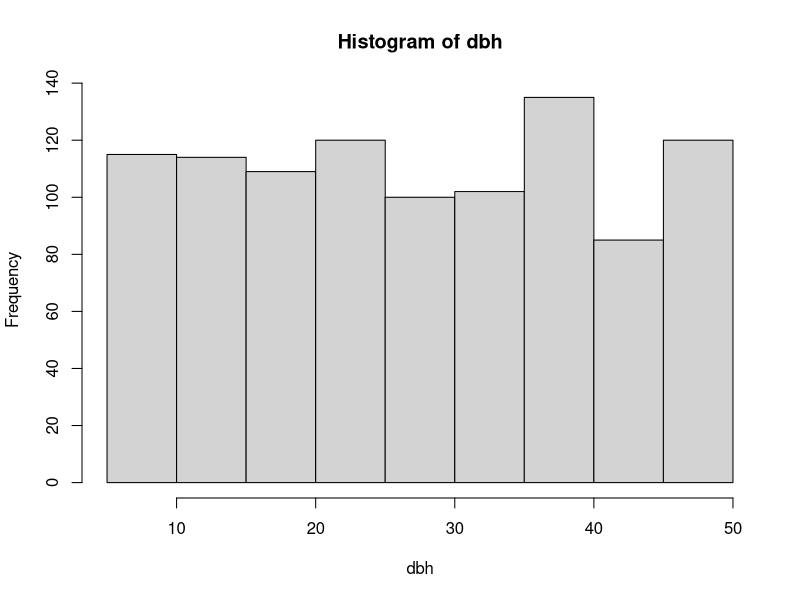
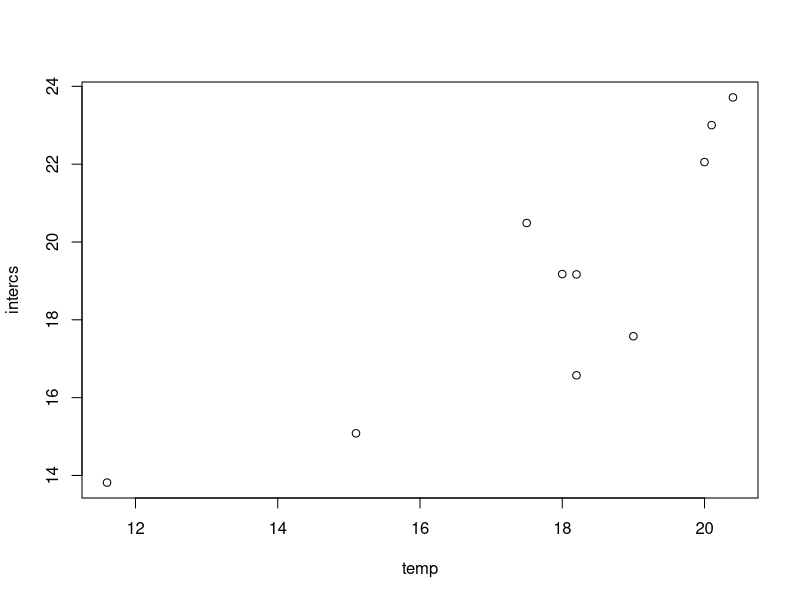
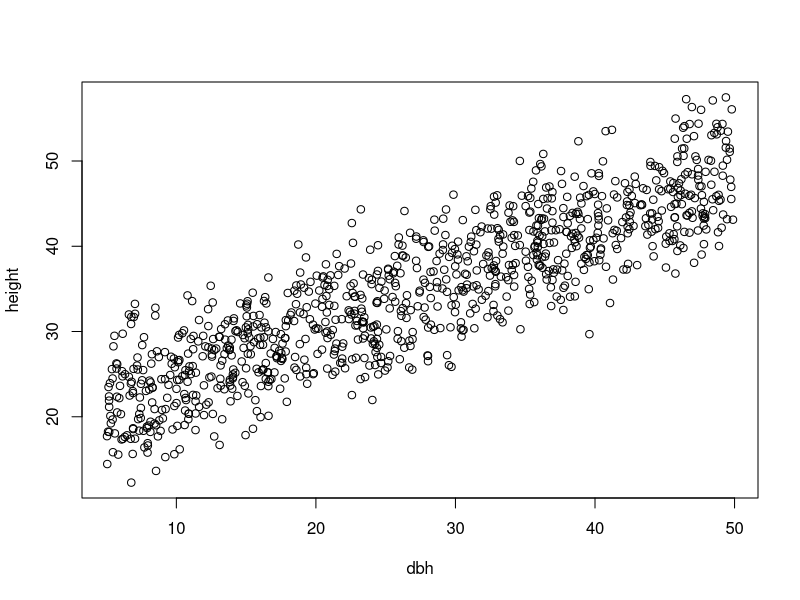
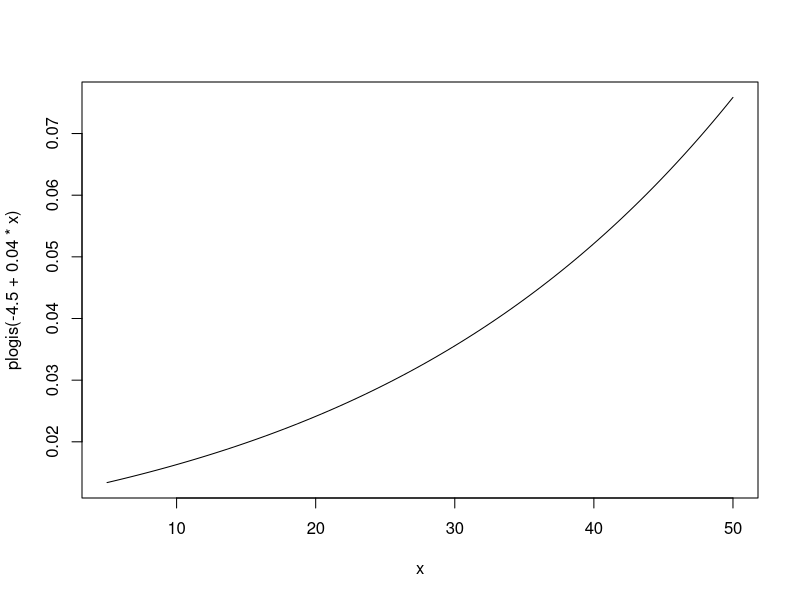

Write R code to recreate these figures, in order.
#header


## Generate fake dataset
dbh <- runif(1000, 5, 50)
hist(dbh)
#temp <- runif(10, 5, 20)
temp <- c(15.1, 18.0, 18.2, 20.4, 20.0, 20.1, 17.5, 11.6, 18.2, 19)
#temp.c <- temp - mean(temp)
plot.id <- seq(1:10)
plot <- sample(plot.id, 1000, replace=T,
               prob=c(0.4, 0.2, 0.11, 0.1, 0.1, 0.05, 0.02, 0.01, 0.005, 0.005))  # proportion of total trees in each plot
#intercs <- runif(10, 5, 20)   # varying intercepts: height when dbh = 0
intercs <- rnorm(10, 5 + 0.8*temp, 2)   # varying intercepts: height when dbh = 0
plot(temp, intercs)
height <- rnorm(1000, intercs[plot] + 0.6*dbh, 3)
plot(dbh, height)
sex <- sample(c("male", "female"), size=1000, replace=T)
dead <- rbinom(1000, 1, plogis(-4.5 + 0.04*dbh))
curve(plogis(-4.5 + 0.04*x), from=5, to=50)
trees <- data.frame(plot=plot, dbh=round(dbh, digits=2), height=round(height, digits=1), sex=sex, dead=dead)
write.csv(trees, file="trees.csv", row.names=F)
plotdata <- data.frame(plot=plot.id, temp=round(temp, digits=2))
write.csv(plotdata, file="plotdata.csv", row.names=F)

